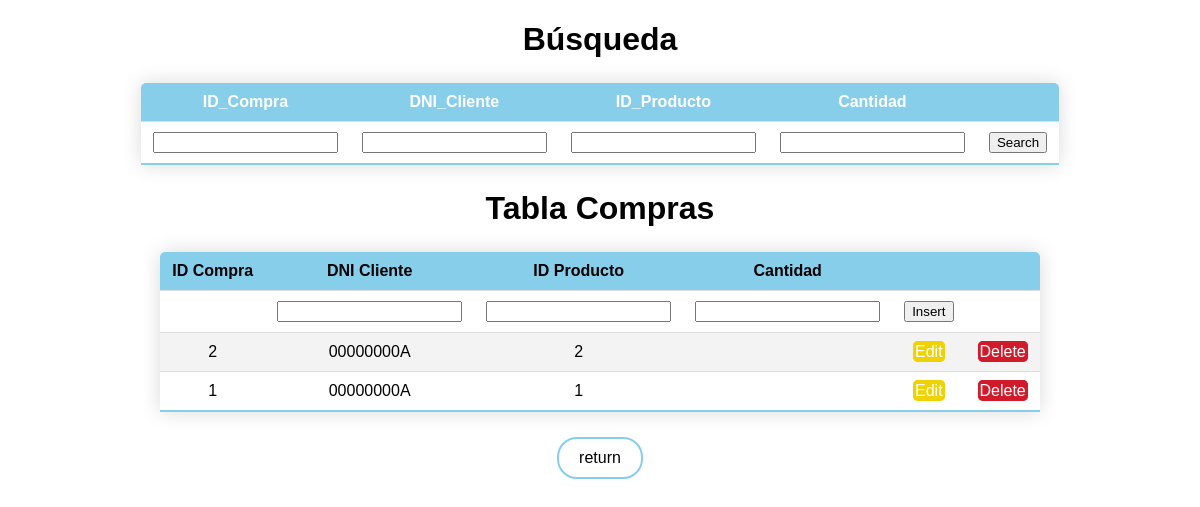
/compras.php?column=ID_Compra&order=desc, run on the app's committed database.
### tables this page shows
CREATE TABLE IF NOT EXISTS COMPRA (
  ID_Compra INT UNSIGNED NOT NULL AUTO_INCREMENT,
  CLIENTE_DNI VARCHAR(10) NOT NULL,
  Borrado TINYINT NOT NULL,
  PRODUCTOS_ID_Producto INT NOT NULL,
  PRIMARY KEY (ID_Compra, CLIENTE_DNI),
  INDEX fk_COMPRA_CLIENTE_idx (CLIENTE_DNI ASC) VISIBLE,
  INDEX fk_COMPRA_PRODUCTOS1_idx (PRODUCTOS_ID_Producto ASC) VISIBLE,
  CONSTRAINT fk_COMPRA_CLIENTE
    FOREIGN KEY (CLIENTE_DNI)
    REFERENCES CLIENTE (DNI)
    ON DELETE CASCADE
    ON UPDATE CASCADE,
  CONSTRAINT fk_COMPRA_PRODUCTOS1
    FOREIGN KEY (PRODUCTOS_ID_Producto)
    REFERENCES PRODUCTOS (ID_Producto)
    ON DELETE NO ACTION
    ON UPDATE NO ACTION);

### compras.php (the view, shortened to what this page needs)
<?php
require "bbdd.php";
$columns = array('ID_Compra','CLIENTE_DNI','PRODUCTOS_ID_Producto', 'Cantidad');
$column = isset($_GET['column']) && in_array($_GET['column'], $columns) ? $_GET['column'] : $columns[0];
$sort_order = isset($_GET['order']) && strtolower($_GET['order']) == 'desc' ? 'DESC' : 'ASC';
if ($result = mysqli_query($db, "SELECT * FROM COMPRA WHERE Borrado = 0 ORDER BY $column $sort_order")) {
	$up_or_down = str_replace(array('ASC','DESC'), array('up','down'), $sort_order);
	$asc_or_desc = $sort_order == 'ASC' ? 'desc' : 'asc';
	$add_class = ' class="highlight"';
?>
<!DOCTYPE html>
<html>
<head>
</head>
<body>
<table class = "styled-table">
  <h1>Búsqueda</h1>
  <tr>
    <th>ID_Compra</th>
    <th>DNI_Cliente</th>
    <th>ID_Producto</th>
    <th>Cantidad</th>
    <th></th>
    </tr>
    <form action="compras.php?search" method="post">
    <td><input type='text' name='ID_Compra'></td>
    <td><input type='text' name='CLIENTE_DNI'></td>
    <td><input type='text' name='PRODUCTOS_ID_Producto'></td>
    <td><input type='text' name='Cantidad'></td>
    <td><button>Search</button></td>
    </form>
  </table>
<table class = "styled-table search-table">
  <h1>Tabla Compras</h1>
  <tr>
    <th><a class = "table-title" href="compras.php?column=ID_Compra&order=<?php echo $asc_or_desc; ?>">ID Compra<i class ="<?php echo $column == 'ID_Compra' ? '-' . $up_or_down : ''; ?>"></i></a></th>
    <th><a class = "table-title" href="compras.php?column=CLIENTE_DNI&order=<?php echo $asc_or_desc; ?>">DNI Cliente<i class ="<?php echo $column == 'CLIENTE_DNI' ? '-' . $up_or_down : ''; ?>"></i></a></th>
    <th><a class = "table-title" href="compras.php?column=PRODUCTOS_ID_Producto&order=<?php echo $asc_or_desc; ?>">ID Producto<i class ="<?php echo $column == 'PRODUCTOS_ID_Producto' ? '-' . $up_or_down : ''; ?>"></i></a></th>
    <th><a class = "table-title" href="compras.php?column=Cantidad&order=<?php echo $asc_or_desc; ?>">Cantidad<i class ="<?php echo $column == 'Cantidad' ? '-' . $up_or_down : ''; ?>"></i></a></th>
    <th></th>
    <th></th>
  </tr>
<tr>
  <form action="insert.php" method="post">
    <td></td>
    <td><input type='text' name='enterDNI'></td>
    <td><input type='text' name='enterIDPROD'></td>
    <td><input type='text' name='enterCantidad'></td>
    <td><button>Insert</button></td>
    </form>
  </tr>
  <?php
  while($data = mysqli_fetch_assoc($result))
  {
    if ($data['Borrado'] == 0) {
  ?>
  <tr>
    <td <?php echo $column == 'ID_Producto' ? $add_class : ''; ?>><?php echo $data['ID_Compra'];?></td>
    <td <?php echo $column == 'CLIENTE_DNI' ? $add_class : ''; ?>><?php echo $data['CLIENTE_DNI'];?></td>
    <td <?php echo $column == 'PRODUCTOS_ID_Producto' ? $add_class : ''; ?>><?php echo $data['PRODUCTOS_ID_Producto'];?></td>
    <td <?php echo $column == 'Cantidad' ? $add_class : ''; ?>><?php echo $data['Cantidad'];?></td>
    <td><a class="edit" href="edit.php?id=<?php echo $data['ID_Compra']; ?>">Edit</a></td>
    <td><a class="delete" href="delete.php?id=<?php echo $data['ID_Compra']; ?>">Delete</a></td>
  </tr>
  <?php
  }
}
?>
</table>
<a class = "return" href="index.php">return</a>
</body>
<?php
}
?>
</html>

### data on the page
compra: ID_Compra "2", CLIENTE_DNI "00000000A", PRODUCTOS_ID_Producto "2"
compra: ID_Compra "1", CLIENTE_DNI "00000000A", PRODUCTOS_ID_Producto "1"
